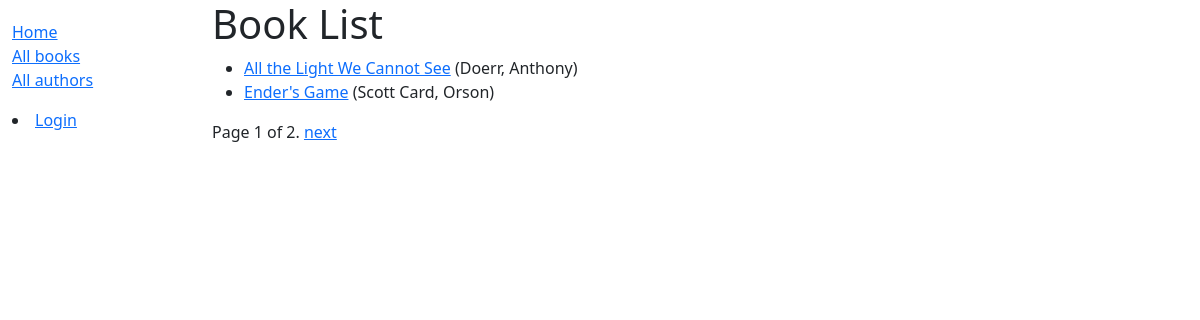
Page /catalog/books/ on the earlier database version.
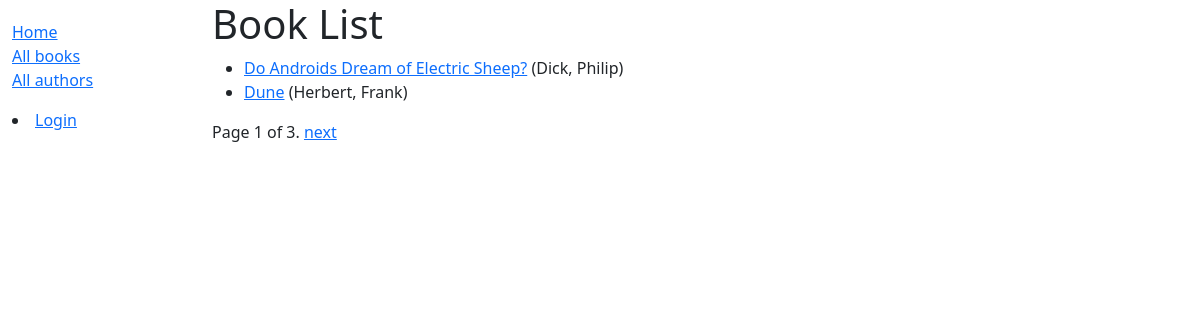
Same page on the later database version.
### catalog/models.py (models this page shows, shortened)
class Book(models.Model):
    title = models.CharField(max_length=200)
    author = models.ForeignKey('Author', on_delete=models.RESTRICT, null=True)
    summary = models.TextField(
        max_length=1000, help_text="Enter a brief description of the book")
    isbn = models.CharField('ISBN', max_length=13,
                            unique=True,
                            help_text='13 Character <a href="https://www.isbn-international.org/content/what-isbn'
                                      '">ISBN number</a>')
    genre = models.ManyToManyField(
        Genre, help_text="Select a genre for this book")
    language = models.ForeignKey(
        'Language', on_delete=models.SET_NULL, null=True)
    class Meta:
        ordering = ['title', 'author']
    def display_genre(self):
        """Creates a string for the Genre. This is required to display genre in Admin."""
        return ', '.join([genre.name for genre in self.genre.all()[:3]])
    display_genre.short_description = 'Genre'
    def get_absolute_url(self):
        return reverse('book-detail', args=[str(self.id)])

class Author(models.Model):
    first_name = models.CharField(max_length=100)
    last_name = models.CharField(max_length=100)
    date_of_birth = models.DateField(null=True, blank=True)
    date_of_death = models.DateField('died', null=True, blank=True)
    class Meta:
        ordering = ['last_name', 'first_name']
    def __str__(self):
        return f'{self.last_name}, {self.first_name}'

### catalog/views.py (the view)
# urls.py: path('books/', views.BookListView.as_view(), name='books'),
class BookListView(generic.ListView):
    model = Book
    paginate_by = 2

### catalog/templates/catalog/book_list.html
{% extends "catalog/base_generic.html" %}
{% block content %}
    <h1>Book List</h1>
    {% if book_list %}
        <ul>
            {% for book in book_list %}
                <li>
                    <a href="{{ book.get_absolute_url }}">{{ book.title }}</a>
                    ({{ book.author }})
                </li>
            {% endfor %}
        </ul>
    {% else %}
        <p>There are no books in the library.</p>
    {% endif %}
{% endblock %}

### catalog/templates/catalog/base_generic.html (shortened to what this page needs)
<!DOCTYPE html>
<html lang="en">
<head>
    <link href="https://cdn.jsdelivr.net/npm/bootstrap@5.3.2/dist/css/bootstrap.min.css"
          rel="stylesheet"
>
    {% load static %}
    <link rel="stylesheet" href="{% static 'css/styles.css' %}"/>
</head>
<body>
<div class="container-fluid">
    <div class="row">
        <div class="col-sm-2">
            {% block sidebar %}
                <ul class="sidebar-nav">
                    <li><a href="{% url 'index' %}">Home</a></li>
                    <li><a href="{% url 'books' %}">All books</a></li>
                    <li><a href="{% url 'authors' %}">All authors</a></li>
                </ul>
                {% if user.is_authenticated %}
                    <hr>
                    <ul class="sidebar-nav">
                        <li>User: {{ user.get_username }}</li>
                        <li><a href="{% url 'my-borrowed' %}">My Borrowed</a></li>
                        <li><a href="{% url 'logout' %}?next={{ request.path }}">Logout</a></li>
                        {% else %}
                        <li><a href="{% url 'login' %}?next={{ request.path }}">Login</a></li>
                {% endif %}
            {% endblock %}
        </div>
        <div class="col-sm-10 ">
            {% block content %}{% endblock %}
            {% block pagination %}
                {% if is_paginated %}
                    <div class="pagination">
            <span class="page-links">
                <span class="page-current">
                    Page {{ page_obj.number }} of {{ page_obj.paginator.num_pages }}.
                </span>
                {% if page_obj.has_next %}
                    <a href="{{ request.path }}?page={{ page_obj.next_page_number }}">next</a>
                {% endif %}
            </span>
                    </div>
                {% endif %}
            {% endblock %}
        </div>
    </div>
</div>
</body>
</html>

### catalog/static/css/styles.css (style rules this page uses)
.sidebar-nav { margin-top: 20px; padding: 0; list-style: none; }

Differences in the rows shown:
removed Book: title "All the Light We Cannot See", author "Doerr, Anthony"
no longer on this page (row unchanged): Book: title "Ender's Game", author "Scott Card, Orson"
added Book: title "Do Androids Dream of Electric Sheep?", author "Dick, Philip"
added Book: title "Dune", author "Herbert, Frank"
Other differences:
{{ page_obj.paginator.num_pages }}: "2" → "3"
